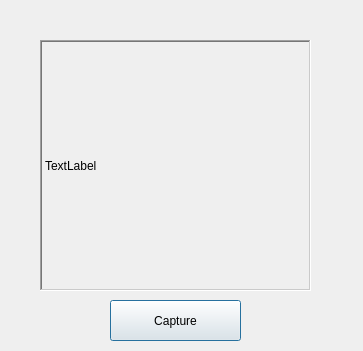
<?xml version="1.0" encoding="UTF-8"?>
<ui version="4.0">
 <class>Dialog</class>
 <widget class="QDialog" name="Dialog">
  <property name="geometry">
   <rect>
    <x>0</x>
    <y>0</y>
    <width>363</width>
    <height>351</height>
   </rect>
  </property>
  <property name="windowTitle">
   <string>Dialog</string>
  </property>
  <widget class="QLabel" name="label">
   <property name="geometry">
    <rect>
     <x>40</x>
     <y>40</y>
     <width>271</width>
     <height>251</height>
    </rect>
   </property>
   <property name="frameShape">
    <enum>QFrame::WinPanel</enum>
   </property>
   <property name="frameShadow">
    <enum>QFrame::Sunken</enum>
   </property>
   <property name="text">
    <string>TextLabel</string>
   </property>
  </widget>
  <widget class="QPushButton" name="pushButton">
   <property name="geometry">
    <rect>
     <x>110</x>
     <y>300</y>
     <width>131</width>
     <height>41</height>
    </rect>
   </property>
   <property name="text">
    <string>Capture</string>
   </property>
  </widget>
 </widget>
 <resources/>
 <connections/>
</ui>
